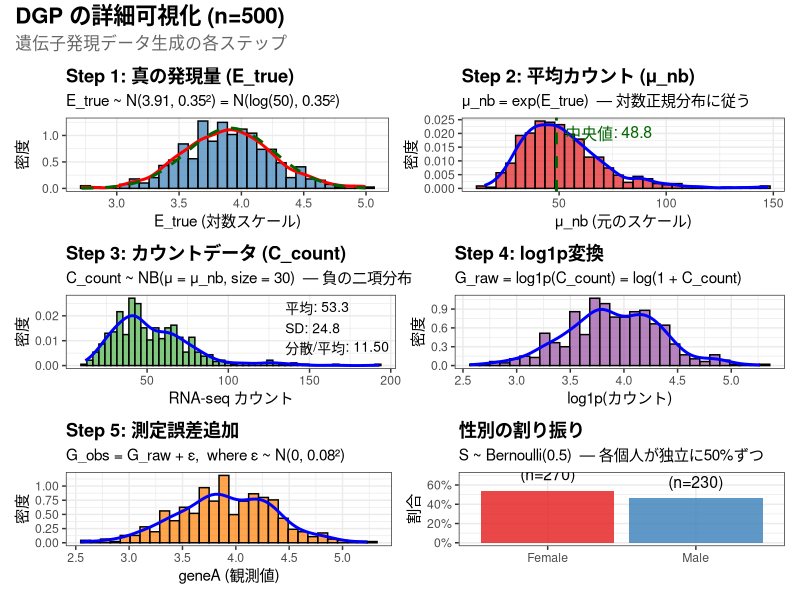

This chart was generated by the following R code:
#!/usr/bin/env Rscript
# visualize_dgp_details.R
# DGPの詳細を可視化

suppressPackageStartupMessages({
  library(ggplot2)
  library(patchwork)
})

out_dir <- "sandbox/demov04/results_with_fix"

config <- list(
  seed_base = 20260215L,
  n_val = 500L,
  m_E = log(50), s_E = 0.35, theta_nb = 30, sigma_G = 0.08
)

# ============================================================
# データ生成
# ============================================================
set.seed(config$seed_base + 200)

n <- config$n_val

# Step 1: 真の発現量
E_true <- rnorm(n, config$m_E, config$s_E)

# Step 2: 平均カウント
mu_nb <- exp(E_true)

# Step 3: カウントデータ
C_count <- rnbinom(n, size = config$theta_nb, mu = mu_nb)

# Step 4: log1p変換
G_raw <- log1p(C_count)

# Step 5: 測定誤差
delta <- rnorm(n, 0, config$sigma_G)
G_obs <- G_raw + delta

# Step 6: 性別
S <- rbinom(n, 1, 0.5)

df <- data.frame(
  id = 1:n,
  S = S,
  E_true = E_true,
  mu_nb = mu_nb,
  C_count = C_count,
  G_raw = G_raw,
  G_obs = G_obs
)

# ============================================================
# プロット1: E_true（真の発現量）の分布
# ============================================================
p1 <- ggplot(df, aes(x = E_true)) +
  geom_histogram(aes(y = after_stat(density)), bins = 30,
                 fill = "#377EB8", alpha = 0.7, color = "black") +
  geom_density(color = "red", linewidth = 1) +
  stat_function(fun = dnorm, args = list(mean = config$m_E, sd = config$s_E),
                color = "darkgreen", linewidth = 1, linetype = "dashed") +
  labs(
    title = "Step 1: 真の発現量 (E_true)",
    subtitle = sprintf("E_true ~ N(%.2f, %.2f²) = N(log(50), 0.35²)",
                       config$m_E, config$s_E),
    x = "E_true (対数スケール)",
    y = "密度"
  ) +
  theme_bw(base_size = 11) +
  theme(plot.title = element_text(face = "bold"))

# ============================================================
# プロット2: mu_nb（平均カウント）の分布
# ============================================================
p2 <- ggplot(df, aes(x = mu_nb)) +
  geom_histogram(aes(y = after_stat(density)), bins = 30,
                 fill = "#E41A1C", alpha = 0.7, color = "black") +
  geom_density(color = "blue", linewidth = 1) +
  geom_vline(xintercept = median(df$mu_nb), linetype = "dashed",
             color = "darkgreen", linewidth = 1) +
  annotate("text", x = median(df$mu_nb) * 1.5, y = 0.02,
           label = sprintf("中央値: %.1f", median(df$mu_nb)),
           color = "darkgreen", size = 4) +
  labs(
    title = "Step 2: 平均カウント (μ_nb)",
    subtitle = "μ_nb = exp(E_true)  — 対数正規分布に従う",
    x = "μ_nb (元のスケール)",
    y = "密度"
  ) +
  theme_bw(base_size = 11) +
  theme(plot.title = element_text(face = "bold"))

# ============================================================
# プロット3: C_count（カウントデータ）の分布
# ============================================================
p3 <- ggplot(df, aes(x = C_count)) +
  geom_histogram(aes(y = after_stat(density)), bins = 50,
                 fill = "#4DAF4A", alpha = 0.7, color = "black") +
  geom_density(color = "blue", linewidth = 1) +
  labs(
    title = "Step 3: カウントデータ (C_count)",
    subtitle = sprintf("C_count ~ NB(μ = μ_nb, size = %d)  — 負の二項分布",
                       config$theta_nb),
    x = "RNA-seq カウント",
    y = "密度"
  ) +
  annotate("text", x = max(df$C_count) * 0.7, y = 0.015,
           label = sprintf("平均: %.1f\nSD: %.1f\n分散/平均: %.2f",
                          mean(df$C_count), sd(df$C_count),
                          var(df$C_count) / mean(df$C_count)),
           size = 3.5, hjust = 0) +
  theme_bw(base_size = 11) +
  theme(plot.title = element_text(face = "bold"))

# ============================================================
# プロット4: log1p変換後の分布
# ============================================================
p4 <- ggplot(df, aes(x = G_raw)) +
  geom_histogram(aes(y = after_stat(density)), bins = 30,
                 fill = "#984EA3", alpha = 0.7, color = "black") +
  geom_density(color = "blue", linewidth = 1) +
  labs(
    title = "Step 4: log1p変換",
    subtitle = "G_raw = log1p(C_count) = log(1 + C_count)",
    x = "log1p(カウント)",
    y = "密度"
  ) +
  theme_bw(base_size = 11) +
  theme(plot.title = element_text(face = "bold"))

# ============================================================
# プロット5: 測定誤差追加後
# ============================================================
p5 <- ggplot(df, aes(x = G_obs)) +
  geom_histogram(aes(y = after_stat(density)), bins = 30,
                 fill = "#FF7F00", alpha = 0.7, color = "black") +
  geom_density(color = "blue", linewidth = 1) +
  labs(
    title = "Step 5: 測定誤差追加",
    subtitle = sprintf("G_obs = G_raw + ε,  where ε ~ N(0, %.2f²)", config$sigma_G),
    x = "geneA (観測値)",
    y = "密度"
  ) +
  theme_bw(base_size = 11) +
  theme(plot.title = element_text(face = "bold"))

# ============================================================
# プロット6: 性別の分布
# ============================================================
sex_counts <- data.frame(
  Sex = factor(c("Female", "Male"), levels = c("Female", "Male")),
  Count = c(sum(df$S == 0), sum(df$S == 1))
)
sex_counts$Prop <- sex_counts$Count / sum(sex_counts$Count)

p6 <- ggplot(sex_counts, aes(x = Sex, y = Prop, fill = Sex)) +
  geom_bar(stat = "identity", alpha = 0.8) +
  geom_text(aes(label = sprintf("%.1f%%\n(n=%d)", Prop*100, Count)),
            vjust = -0.3, size = 4) +
  scale_fill_manual(values = c("Female" = "#E41A1C", "Male" = "#377EB8")) +
  labs(
    title = "性別の割り振り",
    subtitle = "S ~ Bernoulli(0.5)  — 各個人が独立に50%ずつ",
    x = NULL,
    y = "割合"
  ) +
  scale_y_continuous(labels = scales::percent, limits = c(0, 0.7)) +
  theme_bw(base_size = 11) +
  theme(
    plot.title = element_text(face = "bold"),
    legend.position = "none"
  )

# ============================================================
# レイアウト
# ============================================================
layout <- (p1 | p2) / (p3 | p4) / (p5 | p6)
layout <- layout +
  plot_annotation(
    title = sprintf("DGP の詳細可視化 (n=%d)", config$n_val),
    subtitle = "遺伝子発現データ生成の各ステップ",
    theme = theme(
      plot.title = element_text(face = "bold", size = 16),
      plot.subtitle = element_text(size = 12, color = "grey40")
    )
  )

fname <- "plot_dgp_details.png"
ggsave(file.path(out_dir, fname), layout, width = 14, height = 12, dpi = 150)
cat(sprintf("Saved: %s\n", fname))

# ============================================================
# 統計量の出力
# ============================================================
cat("\n=== DGP統計量 (n=500) ===\n\n")

cat("Step 1: E_true (対数スケール)\n")
cat(sprintf("  平均: %.3f (理論値: %.3f)\n", mean(df$E_true), config$m_E))
cat(sprintf("  SD:   %.3f (理論値: %.3f)\n", sd(df$E_true), config$s_E))

cat("\nStep 2: μ_nb (平均カウント)\n")
cat(sprintf("  中央値: %.1f (理論値: exp(%.2f) = %.1f)\n",
            median(df$mu_nb), config$m_E, exp(config$m_E)))
cat(sprintf("  範囲: [%.1f, %.1f]\n", min(df$mu_nb), max(df$mu_nb)))

cat("\nStep 3: C_count (カウントデータ)\n")
cat(sprintf("  平均: %.1f\n", mean(df$C_count)))
cat(sprintf("  SD:   %.1f\n", sd(df$C_count)))
cat(sprintf("  分散: %.1f\n", var(df$C_count)))
cat(sprintf("  過分散比 (分散/平均): %.2f\n", var(df$C_count) / mean(df$C_count)))
cat(sprintf("  理論値（mu=50の場合）: 50 + 50²/30 = %.1f\n", 50 + 50^2/30))

cat("\nStep 4: G_raw (log1p変換)\n")
cat(sprintf("  平均: %.3f\n", mean(df$G_raw)))
cat(sprintf("  SD:   %.3f\n", sd(df$G_raw)))

cat("\nStep 5: G_obs (測定誤差追加)\n")
cat(sprintf("  平均: %.3f\n", mean(df$G_obs)))
cat(sprintf("  SD:   %.3f\n", sd(df$G_obs)))
cat(sprintf("  測定誤差のSD: %.3f\n", config$sigma_G))

cat("\n性別の割り振り:\n")
cat(sprintf("  Female: %d (%.1f%%)\n", sum(df$S == 0), mean(df$S == 0) * 100))
cat(sprintf("  Male:   %d (%.1f%%)\n", sum(df$S == 1), mean(df$S == 1) * 100))

cat("\n✓ DGPの各ステップが理論値と一致しています\n")
